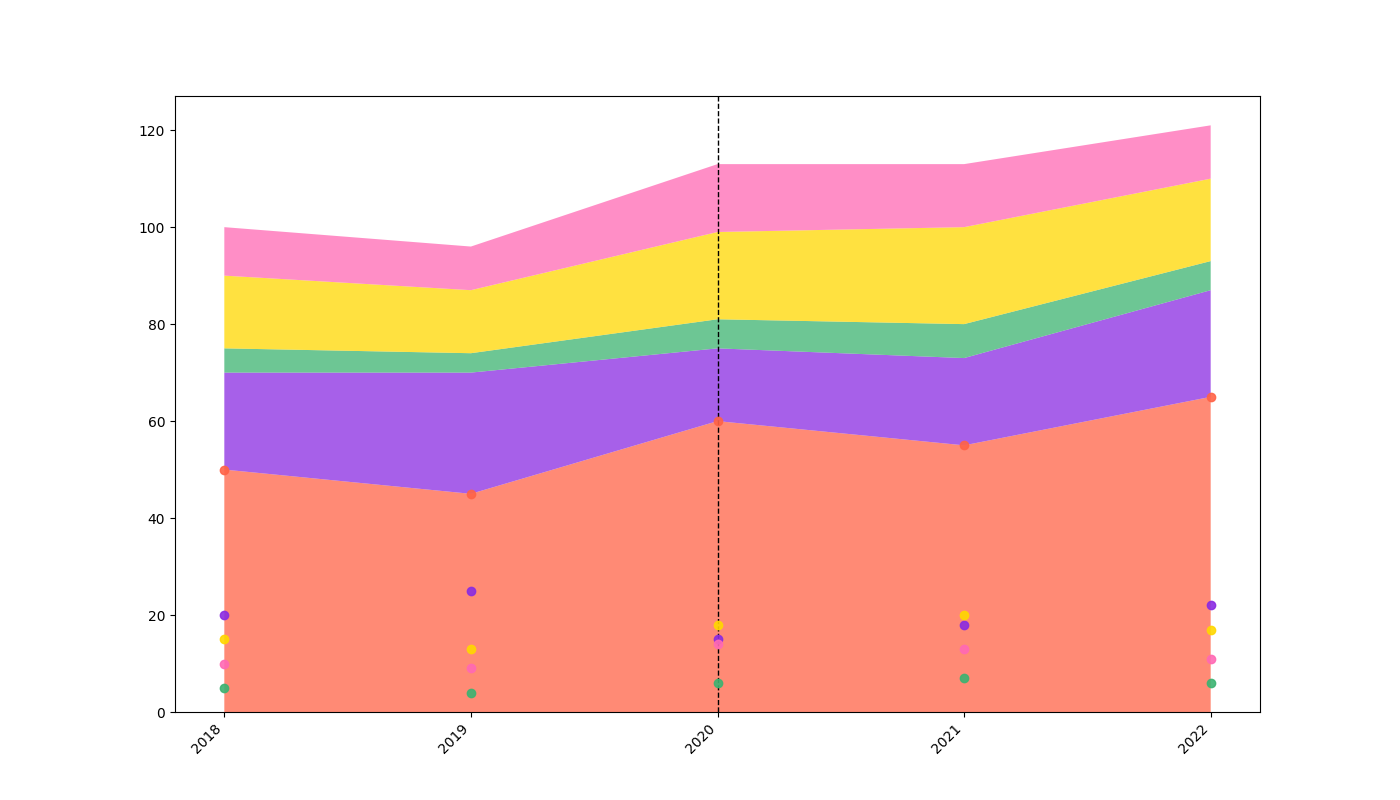

The Python source for this figure:
import matplotlib.pyplot as plt
import numpy as np

years = np.arange(2018, 2023)

swimmer_assist = np.array([50, 45, 60, 55, 65])
minor_injuries = np.array([20, 25, 15, 18, 22])
major_injuries = np.array([5, 4, 6, 7, 6])
rough_seas = np.array([15, 13, 18, 20, 17])
crowd_control = np.array([10, 9, 14, 13, 11])

rescue_data = np.vstack([swimmer_assist, minor_injuries, major_injuries, rough_seas, crowd_control])

fig, ax = plt.subplots(figsize=(14, 8))
# Updated set of colors for stack plot
ax.stackplot(years, rescue_data, colors=['#FF6347', '#8A2BE2', '#3CB371', '#FFD700', '#FF69B4'], alpha=0.75)

highlight_years = [2020]
for year in highlight_years:
    ax.axvline(x=year, color='black', linestyle='--', linewidth=1)

ax.set_xticks(years)
ax.set_xticklabels(years, rotation=45, ha='right')

# Updated colors for data point plots
for y, color in zip(rescue_data, ['#FF6347', '#8A2BE2', '#3CB371', '#FFD700', '#FF69B4']):
    ax.plot(years, y, marker='o', markersize=6, color=color, linestyle='None', alpha=0.9)

plt.show()
